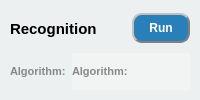
               <widget class="QWidget" name="widget_7" native="true">
                <property name="styleSheet">
                 <string notr="true">background-color: rgb(236, 240, 241);</string>
                </property>
                <layout class="QVBoxLayout" name="verticalLayout_4">
                 <property name="leftMargin">
                  <number>0</number>
                 </property>
                 <property name="topMargin">
                  <number>10</number>
                 </property>
                 <property name="rightMargin">
                  <number>0</number>
                 </property>
                 <property name="bottomMargin">
                  <number>10</number>
                 </property>
                 <item>
                  <widget class="QWidget" name="widget_12" native="true">
                   <layout class="QHBoxLayout" name="horizontalLayout_6" stretch="2,1">
                    <property name="leftMargin">
                     <number>10</number>
                    </property>
                    <property name="topMargin">
                     <number>0</number>
                    </property>
                    <property name="rightMargin">
                     <number>10</number>
                    </property>
                    <property name="bottomMargin">
                     <number>0</number>
                    </property>
                    <item>
                     <widget class="QLabel" name="func_lab_4">
                      <property name="font">
                       <font>
                        <family>Arial</family>
                        <pointsize>11</pointsize>
                        <weight>75</weight>
                        <bold>true</bold>
                       </font>
                      </property>
                      <property name="text">
                       <string>Recognition</string>
                      </property>
                     </widget>
                    </item>
                    <item>
                     <widget class="QPushButton" name="discern_btn">
                      <property name="minimumSize">
                       <size>
                        <width>0</width>
                        <height>30</height>
                       </size>
                      </property>
                      <property name="font">
                       <font>
                        <family>Arial</family>
                        <weight>75</weight>
                        <bold>true</bold>
                       </font>
                      </property>
                      <property name="cursor">
                       <cursorShape>PointingHandCursor</cursorShape>
                      </property>
                      <property name="styleSheet">
                       <string notr="true">background-color:rgb(41, 128, 185);
color: rgb(255, 255, 255);
border-radius: 10px;
border: 2px groove gray;
border-style: outset;</string>
                      </property>
                      <property name="text">
                       <string>Run</string>
                      </property>
                     </widget>
                    </item>
                   </layout>
                  </widget>
                 </item>
                 <item>
                  <widget class="QWidget" name="widget_13" native="true">
                   <layout class="QHBoxLayout" name="horizontalLayout_7" stretch="1,4">
                    <property name="leftMargin">
                     <number>10</number>
                    </property>
                    <property name="topMargin">
                     <number>0</number>
                    </property>
                    <property name="rightMargin">
                     <number>10</number>
                    </property>
                    <property name="bottomMargin">
                     <number>0</number>
                    </property>
                    <item>
                     <widget class="QLabel" name="func_lab_5">
                      <property name="font">
                       <font>
                        <family>Arial</family>
                        <pointsize>8</pointsize>
                        <weight>75</weight>
                        <bold>true</bold>
                       </font>
                      </property>
                      <property name="styleSheet">
                       <string notr="true">color: rgb(136, 136, 136);</string>
                      </property>
                      <property name="text">
                       <string>Algorithm:</string>
                      </property>
                     </widget>
                    </item>
                    <item>
                     <widget class="QLabel" name="algorithm_lab">
                      <property name="font">
                       <font>
                        <family>Arial</family>
                        <pointsize>8</pointsize>
                        <weight>75</weight>
                        <bold>true</bold>
                       </font>
                      </property>
                      <property name="styleSheet">
                       <string notr="true">color: rgb(136, 136, 136);
background-color: rgb(243, 243, 243,200);</string>
                      </property>
                      <property name="text">
                       <string>Algorithm:</string>
                      </property>
                     </widget>
                    </item>
                   </layout>
                  </widget>
                 </item>
                </layout>
               </widget>
